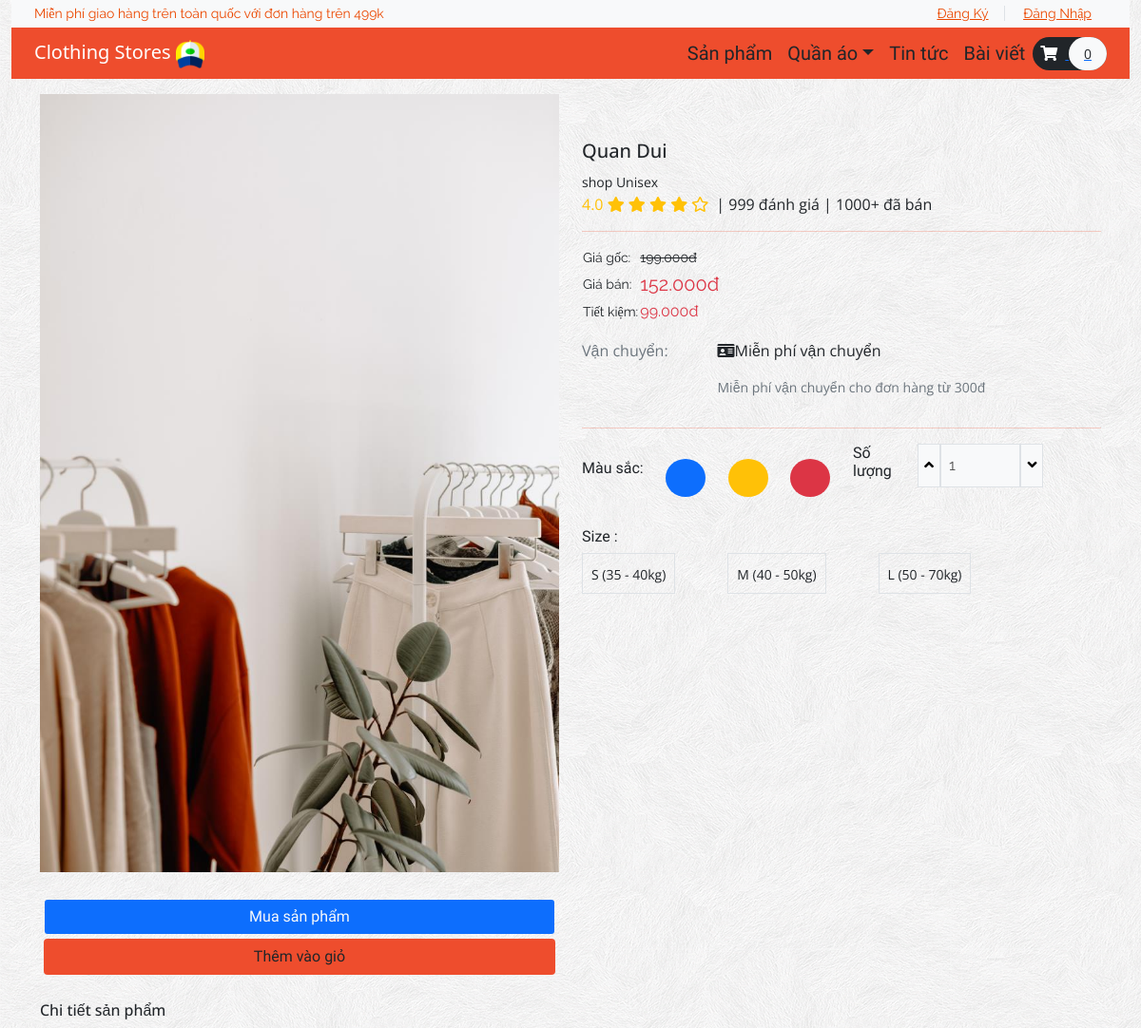
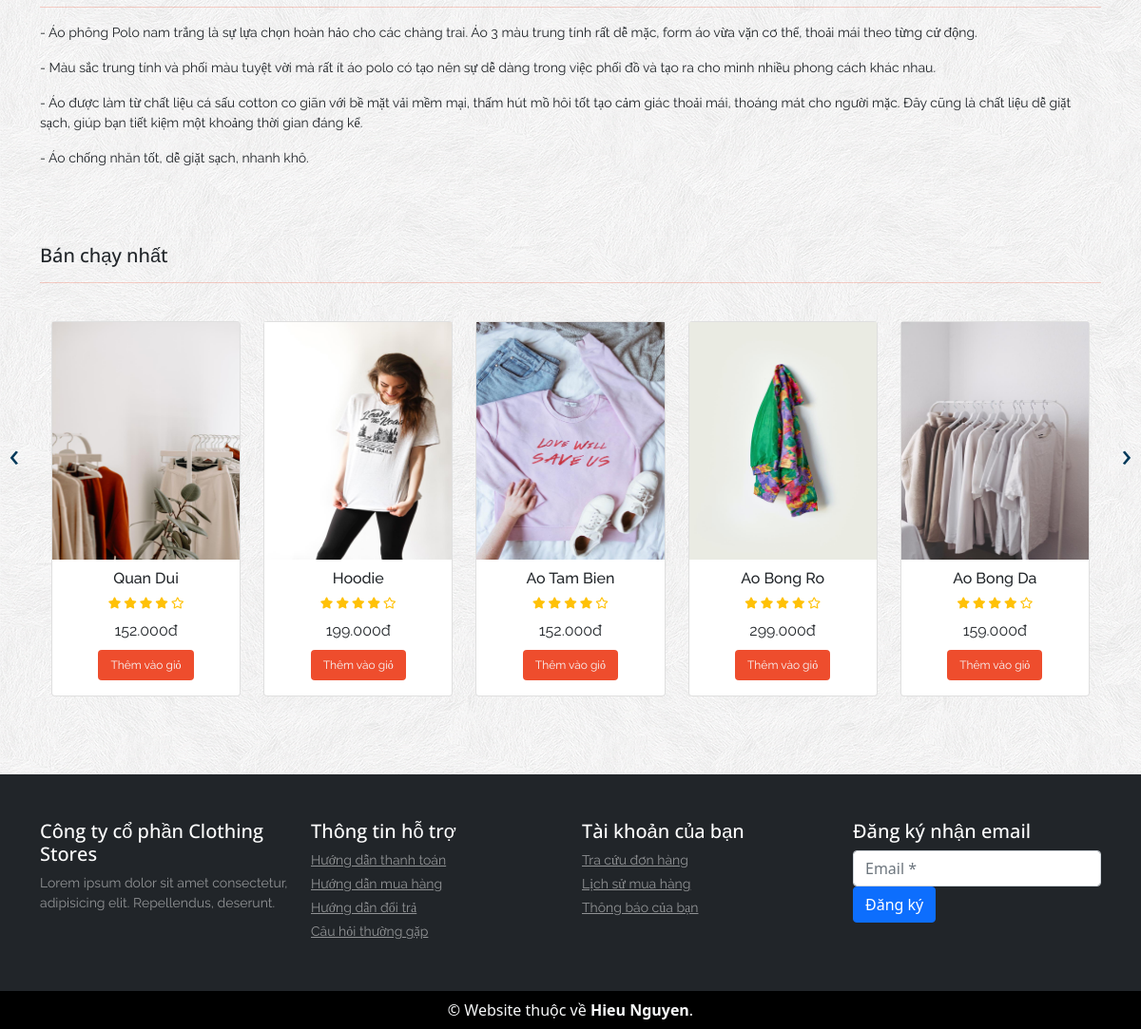
Page /product.php?item_id=10 on the committed database (2 pictures, top to bottom).
### tables this page shows
CREATE TABLE `product` (
  `item_id` int(11) NOT NULL,
  `item_brand` nvarchar(200) NOT NULL,
  `item_name` nvarchar(255) NOT NULL,
  `item_price` double(10,3) NOT NULL,
  `item_image` nvarchar(255) NOT NULL
);

### functions.php (called while the page is built, shortened)
<?php
    require('database/DBController.php');
    require('database/Product.php');
$db = new DBController();
$product = new Product($db);
$product_shuffle = $product->getData();
$Cart = new Cart($db);

### database/Product.php (called while the page is built, shortened)
<?php
class Product
{
    public $db = null;
    public function __construct(DBController $db)
    {
        $this->db = $db;
    }
    public function getData($table = 'product')
    {
        $result = $this->db->con->query("SELECT * FROM {$table}");
        $resultArray = array();
        while ($item = mysqli_fetch_array($result, MYSQLI_ASSOC)) {
            $resultArray[] = $item;
        }
        return $resultArray;
    }
}

### database/DBController.php (called while the page is built, shortened)
<?php
class DBController
{
    protected $host = 'localhost';
    protected $user = 'root';
    protected $password = '';
    protected $database = "ecom";
    public function __construct()
    {
        $this->con = mysqli_connect($this->host, $this->user, $this->password, $this->database);
    }
}

### product.php (called while the page is built)
<?php
include ('header.php');
?>
<?php
    include ('Template/products.php');
    include ('Template/top-sale.php');
?>
<?php
include ('footer.php');
?>

### Template/top-sale.php (the view, shortened to what this page needs)
<?php
shuffle($product_shuffle);
?>
<section id="top-sale">
    <div class="container py-5">
        <h4 class="font-rubik font-size-20">Bán chạy nhất</h4>
        <hr>
        <div class="owl-carousel owl-theme">
            <?php foreach ($product_shuffle as $item) { ?>
                <div class="item carousel-inner container py-4">
                    <div class="row">
                        <div class="col-lg">
                            <div class="card">
                                <div class="product font-rale">
                                    <a href="<?php printf('%s?item_id=%s', 'product.php',  $item['item_id']); ?>"><img src="<?php echo $item['item_image'] ?? "./assets/products/1.png"; ?>" alt="product1" style="height:250px"></a>
                                    <div class="text-center">
                                        <h6 style="padding-top: 10px;"><?php echo  $item['item_name'] ?? "Unknown";  ?></h6>
                                        <div class="rating text-warning font-size-12">
                                            <span><i class="fas fa-star"></i></span>
                                            <span><i class="fas fa-star"></i></span>
                                            <span><i class="fas fa-star"></i></span>
                                            <span><i class="fas fa-star"></i></span>
                                            <span><i class="far fa-star"></i></span>
                                        </div>
                                        <div class="price py-2">
                                            <span><?php echo $item['item_price'] ?? '0'; ?>đ</span>
                                        </div>
                                        <form method="post" class="mb-3">
                                            <?php
                                            if (in_array($item['item_id'], $Cart->getCartId($product->getData('cart')) ?? [])) {
                                                echo '<button type="submit" disabled class="btn btn-success font-size-12">Đã thêm</button>';
                                            } else {
                                                echo '<button type="submit" name="top_sale_submit" class="btn color-second-bg font-size-12 text-light">Thêm vào giỏ</button>';
                                            }
                                            ?>
                                        </form>
                                    </div>
                                </div>
                            </div>
                        </div>
                    </div>
                </div>
            <?php }
            ?>
        </div>
    </div>
</section>

### Template/products.php
<?php
$item_id = $_GET['item_id'] ?? 1;
foreach ($product->getData() as $item) :
    if ($item['item_id'] == $item_id) :
?>
        <section id="product" class="py-3">
            <div class="container">
                <div class="row">
                    <div class="col-sm-6">
                        <img src="<?php echo $item['item_image'] ?? "./assets/products/1.png" ?>" alt="product" class="img-fluid">
                        <div class="form-row pt-4 font-size-16 font-baloo">
                            <div class="col m-1">
                                <button type="submit" class="btn bg-primary form-control text-light">Mua sản phẩm</button>
                            </div>
                            <div class="col m-1">
                                <?php
                                if (in_array($item['item_id'], $Cart->getCartId($product->getData('cart')) ?? [])) {
                                    echo '<button type="submit" disabled class="btn btn-success font-size-16 form-control">Đã trong giỏ</button>';
                                } else {
                                    echo '<button type="submit" name="top_sale_submit" class="btn color-second-bg font-size-16 form-control">Thêm vào giỏ</button>';
                                }
                                ?>
                            </div>
                        </div>
                    </div>
                    <div class="col-sm-6 py-5 font-rubik">
                        <h5 class="font-size-20"><?php echo $item['item_name'] ?? "Unknown"; ?></h5>
                        <small>shop <?php echo $item['item_brand'] ?? "Brand?"; ?></small>
                        <div class="d-flex">
                            <div class="rating text-warning font-size-16">
                                <span class="font-weight-bold">4.0</span>
                                <span><i class="fas fa-star"></i></span>
                                <span><i class="fas fa-star"></i></span>
                                <span><i class="fas fa-star"></i></span>
                                <span><i class="fas fa-star"></i></span>
                                <span><i class="far fa-star"></i></span>
                            </div>
                            <p class="px-2 font-rubik font-size-16">| 999 đánh giá | 1000+ đã bán</p>
                        </div>
                        <hr class="m-0">
                        <table class="my-3">
                            <tr class="font-rale font-size-14">
                                <td>Giá gốc: </td>
                                <td><strike>199.000đ</strike></td>
                            </tr>
                            <tr class="font-rale font-size-14">
                                <td>Giá bán: </td>
                                <td class="font-size-20 text-danger"><span><?php echo $item['item_price'] ?? 0; ?>đ</span></td>
                            </tr>
                            <tr class="font-rale font-size-14">
                                <td>Tiết kiệm: </td>
                                <td><span class="font-size-16 text-danger">99.000đ</span></td>
                            </tr>
                        </table>
                        <div class="row">
                            <div class="col-md-3 text-secondary">Vận chuyển:</div>
                            <div class="col-md-9">
                                <p><i class="fas fa-id-card"></i>Miễn phí vận chuyển</p>
                                <p class="font-size-14 text-secondary">Miễn phí vận chuyển cho đơn hàng từ 300đ</p>
                            </div>
                        </div>
                        <hr>
                        <div class="row">
                            <div class="col-6">
                                <div class="color my-3">
                                    <div class="d-flex justify-content-between">
                                        <h6 class="font-baloo">Màu sắc:</h6>
                                        <div class="p-2 bg-primary rounded-circle"><button class="btn font-size-14"></button></div>
                                        <div class="p-2 bg-warning rounded-circle"><button class="btn font-size-14"></button></div>
                                        <div class="p-2 bg-danger rounded-circle"><button class="btn font-size-14"></button></div>
                                    </div>
                                </div>
                            </div>
                            <div class="col-6">
                                <div class="qty d-flex">
                                    <h6 class="font-baloo">Số lượng</h6>
                                    <div class="px-4 d-flex font-rale">
                                        <button class="qty-up border bg-light" data-id="pro1"><i class="fas fa-angle-up"></i></button>
                                        <input type="text" data-id="pro1" class="qty_input border px-2 w-50 bg-light" disabled value="1" placeholder="1">
                                        <button data-id="pro1" class="qty-down border bg-light"><i class="fas fa-angle-down"></i></button>
                                    </div>
                                </div>
                            </div>
                        </div>
                        <div class="size my-3">
                            <h6 class="font-baloo">Size :</h6>
                            <div class="d-flex justify-content-between w-75">
                                <div class="font-rubik border p-2">
                                    <button class="btn p-0 font-size-14">S (35 - 40kg)</button>
                                </div>
                                <div class="font-rubik border p-2">
                                    <button class="btn p-0 font-size-14">M (40 - 50kg)</button>
                                </div>
                                <div class="font-rubik border p-2">
                                    <button class="btn p-0 font-size-14">L (50 - 70kg)</button>
                                </div>
                            </div>
                        </div>
                    </div>
                    <div class="col-12 mt-4">
                        <h6 class="font-rubik">Chi tiết sản phẩm</h6>
                        <hr>
                        <p class="font-rale font-size-14">- Áo phông Polo nam trắng là sự lựa chọn hoàn hảo cho các chàng trai. Áo 3 màu trung tính rất dễ mặc, form áo vừa vặn cơ thể, thoải mái theo từng cử động.</p>
                        <p class="font-rale font-size-14">- Màu sắc trung tính và phối màu tuyệt vời mà rất ít áo polo có tạo nên sự dễ dàng trong việc phối đồ và tạo ra cho mình nhiều phong cách khác nhau.</p>
                        <p class="font-rale font-size-14">- Áo được làm từ chất liệu cá sấu cotton co giãn với bề mặt vải mềm mại, thấm hút mồ hôi tốt tạo cảm giác thoải mái, thoáng mát cho người mặc. Đây cũng là chất liệu dễ giặt sạch, giúp bạn tiết kiệm một khoảng thời gian đáng kể.</p>
                        <p class="font-rale font-size-14">- Áo chống nhăn tốt, dễ giặt sạch, nhanh khô.</p>
                    </div>
                </div>
            </div>
        </section>
<?php
    endif;
endforeach;
?>

### style.css (style rules this page uses)
button, button:focus { outline: none !important; box-shadow: none !important; }
hr { height: 2px; color: #ee4d2d }
.font-baloo { font-family: "Baloo Thambi 2", cursive; }
.font-rale { font-family: "Raleway", cursive; }
.font-rubik { font-family: 'Open Sans', sans-serif; }
.font-size-12 { font-size: 12px; }
.font-size-14 { font-size: 14px; }
.font-size-16 { font-size: 16px; }
.font-size-20 { font-size: 20px; }
.color-second-bg { background: #ee4d2d; }
#top-sale .owl-carousel .item .product a { overflow: hidden; }
#top-sale .owl-carousel .item .product img { transition: transform 0.5s ease; }

### rows in the picture
product: item_image (picture), item_name "Quan Dui", item_brand "Unisex", item_price "152.000"
product: item_image (picture), item_name "Hoodie", item_price "199.000"
product: item_image (picture), item_name "Ao Tam Bien", item_price "152.000"
product: item_image (picture), item_name "Ao Bong Ro", item_price "299.000"
product: item_image (picture), item_name "Ao Bong Da", item_price "159.000"

### other values in the picture
count($product->getData('cart')) "0"
